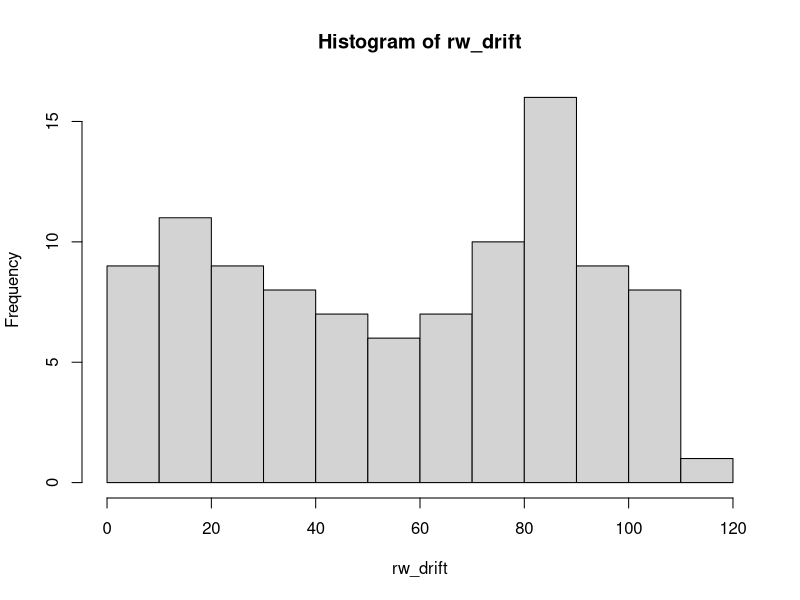

Write R code to recreate this figure.
## ---- chunk 1
knitr::opts_chunk$set(echo = TRUE)
## ---- chunk 2
# Generate a RW model with a drift using arima.sim
rw_drift <- arima.sim(model = list(order = c(0,1,0)), n = 100, mean = 1)
# Plot rw_drift
hist(rw_drift)
# Calculate the first difference series rw_drift_diff <-
# Plot rw_drift_diff
